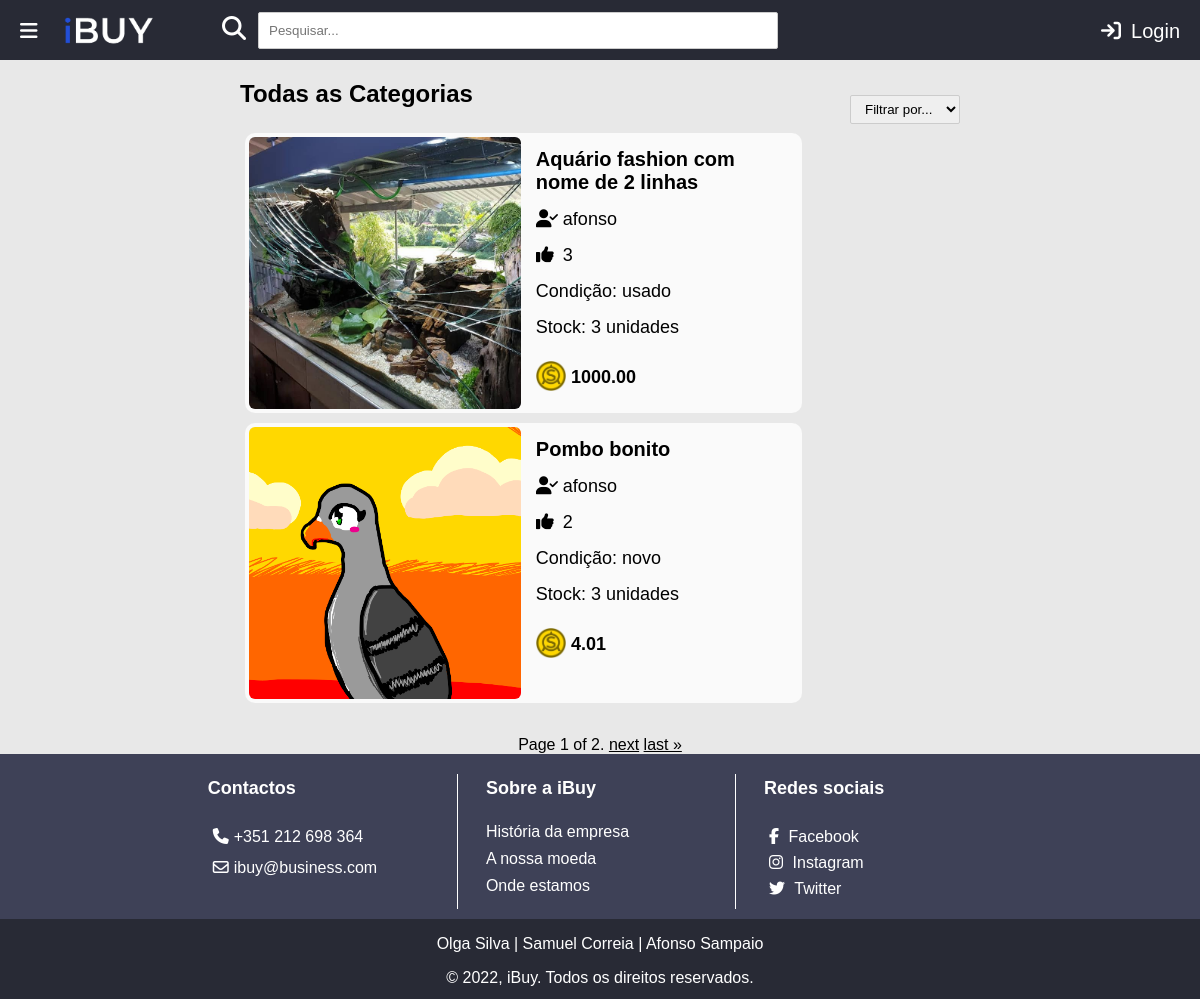
The app's page /ibuy/ with its own data.
### ibuy/models.py (models this page shows)
class Produto(models.Model):
    user = models.ForeignKey(User, on_delete=models.CASCADE, default="")
    likes = models.ManyToManyField(User, related_name='likes')
    nome = models.CharField(max_length=100)
    categoria = models.ForeignKey(Categoria, on_delete=models.CASCADE, default="", related_name="Categoria")
    quantidade = models.IntegerField(default=0)
    timestamp = models.DateTimeField(default=datetime.now, editable=False)
    descricao = models.TextField()  # mudar
    preco = models.DecimalField(
        max_digits=6,
        decimal_places=2,
        default=0.00,
    )
    imagem = models.CharField(max_length=100, default='produto.png')
    video_embed = models.CharField(max_length=1000, blank=True)
    NOVO = 'Novo'
    USADO = 'Usado'
    OPCOES_CONDICAO = (
        (NOVO, 'Novo'),
        (USADO, 'Usado'),
    )
    condicao = models.CharField(choices=OPCOES_CONDICAO, default=NOVO, max_length=100)
    def total_likes(self):
        return self.likes.count()

### ibuy/views.py (the view)
# urls.py: path('', views.index, name='index'),
def index(request):
    titulo = "Todas as Categorias"
    lista_produtos = Produto.objects.exclude(user_id=request.user.id)
    if request.method == 'GET':
        if request.GET.get('categoria', False) :
            categoria = request.GET['categoria']
            if categoria != "Tudo":
                titulo = "Categoria: " + categoria
                categoria_id = Categoria.objects.get(tipo = categoria).pk
                lista_produtos = Produto.objects.exclude(user_id=request.user.id).filter(categoria=categoria_id)
            else:
                titulo = "Todas as Categorias"
                lista_produtos = Produto.objects.exclude(user_id=request.user.id)
        elif request.GET.get('pesquisa', False):
            texto_pesquisa = request.GET['pesquisa']
            titulo = "Todos os resultados para: " + texto_pesquisa
            lista_produtos = Produto.objects.exclude(user_id=request.user.id).filter(nome__icontains=texto_pesquisa)
    lista_produtos = sorted(lista_produtos, key=lambda x: x.total_likes(), reverse=True)  # ordenar por likes
    lista_produtos = list(filter(lambda x: x.quantidade != 0, lista_produtos)) # remover produtos com 0 unidades
    if not lista_produtos:
        titulo = "Não existem produtos à venda"
    paginas = Paginator(lista_produtos, 2)
    page_number = request.GET.get('page')
    page_obj = paginas.get_page(page_number)
    context = {'lista_produtos': lista_produtos, 'titulo': titulo,
                   'page_obj':page_obj
                   }
    return render(request, 'ibuy/index.html', context)

### ibuy/templates/ibuy/index.html (shortened to what this page needs)
<!DOCTYPE html>
<html lang="en">
<head>
    {% load static %}
    <link rel="stylesheet" type="text/css" href="{% static 'ibuy/style.css' %}"/>
</head>
<body>
<section class="page-wrap">
    <header>
        <section class="open-sidebar-btn">
            <a href="#" id="menu-btn">
                <i class="fa fa-bars" aria-hidden="true"></i>
            </a>
        </section>
        <section class="logo">
            <a href="{% url 'ibuy:index' %}"><img src="{% static 'ibuy/images/LOGO-IBUY-White-Trans.gif' %}"
                                                  alt="Logo iBuy" height="50"></a>
        </section>
        <section class="search">
            <i id="search-symbol" class="fa-solid fa-magnifying-glass fa-xl"></i>
            <form method="get" id="search-form" action="{% url 'ibuy:index' %}">
                <input id="search-text" name="pesquisa" type="text" placeholder="Pesquisar...">
            </form>
        </section>
        <section class="header-btns">
            {% if request.user.is_authenticated %}
            <a href="{% url 'ibuy:logoutview' %}" class="header-btns-link"><i class="fa-solid fa-arrow-right-from-bracket" id="logout-btn"></i>Logout</a>
            <a href="{% url 'ibuy:perfil' request.user.id %}" class="header-btns-link"><i class="fa-solid fa-user"></i>Perfil</a>
            {% else %}
            <a href="{% url 'ibuy:loginuser' %}" class="header-btns-link"><i class="fa-solid fa-arrow-right-to-bracket"></i>Login</a>
            {% endif %}
        </section>
    </header>
    <section class="content-wrap">
        {% block content %}
        <section class="filter">
            <form method="get" id="filter-form">
                <select id="categoria" name="categoria" onchange="this.form.submit()">
                    <option value="" selected disabled hidden>Filtrar por...</option>
                </select>
            </form>
        </section>
        <h2>{{ titulo }}</h2>
        {% for produto in page_obj.object_list %}
            <section style="cursor: pointer;" class="object-wrap" onclick='location.href="produto/{{produto.id}}";' id="{{ produto.id }}">
                <section class="object-img">
                    <img src="{% static 'media/images/produto/' %}{{ produto.imagem }}" alt="Produto"
                             id="img-object">
                </section>
                <section class="object-details-wrap">
                    <section class="object-name">
                        <a href="{% url 'ibuy:produto' produto.id %}">
                            {{ produto.nome }}
                        </a>
                    </section>
                    <section class="object-username">
                        <a href="{% url 'ibuy:perfil' produto.user.id %}">
                            <i class="fa-solid fa-user-check"></i>{{ produto.user.username }}
                        </a>
                    </section>
                    <section class="object-detail-one"><i class="fa-solid fa-thumbs-up"></i>{{ produto.total_likes }}
                    </section>
                    <section class="object-detail-two">Condição: {{ produto.condicao }}
                    </section>
                    <section class="object-detail-three">Stock: {{ produto.quantidade }} unidade{{ produto.quantidade|pluralize }}
                    </section>
                    <section class="object-detail-four"><img src="{% static 'ibuy/images/coin.png' %}"
                                                             alt="Moeda do website" width="30" height="30">  {{ produto.preco }}
                    </section>
                </section>
            </section>
        {% endfor %}
        <br><br>
        <section class="pagination">
            <span class="step-links">
                <span class="current">
                    Page {{ page_obj.number }} of {{ page_obj.paginator.num_pages }}.
                </span>
                {% if page_obj.has_next %}
                    <a href="?page={{ page_obj.next_page_number }}">next</a>
                    <a href="?page={{ page_obj.paginator.num_pages }}">last &raquo;</a>
                {% endif %}
            </span>
        </section>
        {% endblock %}
    </section>
    <footer>
        <section class="upper-footer-wrap">
            <section class="upper-footer-wrap-content">
                <section class="upper-footer-wrap-left">
                    <section class="upper-footer-wrap-left-text">
                        <h4>Contactos</h4>
                        <p><i class="fa-solid fa-phone"></i>+351 212 698 364</p>
                        <p><i class="fa-regular fa-envelope"></i>ibuy@business.com</p>
                    </section>
                </section>
                <section class="upper-footer-wrap-mid">
                    <section class="upper-footer-wrap-mid-text">
                        <h4>Sobre a iBuy</h4>
                        <p><a href="{% url 'ibuy:historiaempresa' %}">História da empresa</a></p>
                        <p><a href="{% url 'ibuy:nossamoeda' %}">A nossa moeda</a></p>
                        <p><a href="{% url 'ibuy:ondeestamos' %}">Onde estamos</a></p>
                    </section>
                </section>
                <section class="upper-footer-wrap-right">
                    <section class="upper-footer-wrap-right-text">
                        <h4>Redes sociais</h4>
                        <a href="https://m.facebook.com/samco2k?_rdr" target="_blank"><i
                                class="fa-brands fa-facebook-f"></i> Facebook</a><br>
                        <a href="https://www.instagram.com/opombosilva/" target="_blank"><i
                                class="fa-brands fa-instagram"></i> Instagram</a><br>
                        <a href="https://twitter.com/uhfonso" target="_blank"><i class="fa-brands fa-twitter"></i>
                            Twitter</a><br>
                    </section>
                </section>
            </section>
        </section>
        <section class="lower-footer-wrap">
            <p>Olga Silva | Samuel Correia | Afonso Sampaio</p>
            <p>&copy; 2022, iBuy. Todos os direitos reservados.</p>
        </section>
    </footer>
</section>
</body>
</html>

### ibuy/static/ibuy/style.css (style rules this page uses)
html, body { font-family: sans-serif; margin: 0; padding: 0; background-color: #E8E8E8; overflow-x: hidden; }
.page-wrap { position: relative; min-height: 100vh; overflow: hidden; }
.content-wrap { width: 60%; padding-left: 20%; padding-right: 20%; padding-bottom: 245px; }
.object-wrap { width: 100%; max-width: 34.3em; border: 4px solid transparent; height: 17em; display: inline-block; border-radius: 10px; background-color: #fafafa; margin: 5px; }
.object-img { display: inline-block; }
.object-img img { width: 17em; height: 17em; object-fit: cover; border-radius: 6px; }
.object-wrap a { text-decoration: none; }
.object-details-wrap { overflow: hidden; margin-right: 4%; margin-top: 2%; width: 100%; max-width: 15em; max-height: 16em; height: 100%; display: inline-block; float: right; position: relative; }
.object-details-wrap i { width: 27px; }
footer .upper-footer-wrap, footer .lower-footer-wrap { width: 100%; position: absolute; color: white; }
footer h4 { font-weight: bold; font-size: 18px; }
.upper-footer-wrap { bottom: 80px; height: 160px; background-color: #3e4157; padding-bottom: 0.4%; }
.lower-footer-wrap { bottom: 0; height: 80px; background-color: #282A35; text-align: center; }
.upper-footer-wrap-content { width: 70%; padding-left: 15%; padding-right: 15%; height: 160px; margin: 0 auto; }
.upper-footer-wrap-content a:link { text-decoration: none; color: inherit; }
.upper-footer-wrap-left, .upper-footer-wrap-mid, .upper-footer-wrap-right { float:left; width: 33%; text-align: left; }
.upper-footer-wrap-left-text, .upper-footer-wrap-mid-text, .upper-footer-wrap-right-text { margin: 0 auto; padding-left: 10%; }
.upper-footer-wrap-mid-text p { margin: 0 0 9px; }
.upper-footer-wrap-left-text p { margin: 0 0 5px; }
.upper-footer-wrap i { padding: 5px; }
header { height: 60px; background-color: #282A35 !important; overflow: hidden; }
.open-sidebar-btn { float: left; margin: 20px; font-size: 20px; color: white !important; text-align: center; text-decoration: none; }
.open-sidebar-btn a { text-decoration: none; color: inherit; }
.header-btns-link { float: right; color: white !important; text-align: center; padding: 20px 20px; text-decoration: none; font-size: 20px; }
.header-btns i { padding-right: 10px; }
.header-btns { height: 60px; margin-top: 0; float: right; }
.logo a { padding-top: 6px; display: block; float: left; text-decoration: none; color: inherit; }
.filter { position: absolute; right: 20%; z-index: 1; }
#categoria { width: 100%; padding: 5px 10px; margin: 15px 0; border: 1px solid #ccc; border-radius: 2px; color: black; }
#search-text { width: 250%; padding: 10px 10px; margin:0; border: 1px solid #ccc; border-radius: 2px; }
#search-form { float: left; padding-top: 12px; }
#search-symbol { margin: 12px; padding-top: 16px; float: left; color: white; }
.search { margin-left: 17.5%; }
.object-name a { font-size: 20px; font-weight: bold; text-decoration: none; color: black; }
.object-name { padding-bottom: 0%; }
.object-username a { font-size: 18px; text-decoration: none; color: black; }
.object-detail-one { font-size: 18px; }
.object-detail-three { font-size: 18px; }
.object-detail-two { font-size: 18px; }
.object-detail-four { display: inline-block; font-size: 18px; font-weight: bold; width: 45%; }
.object-detail-four img { position: relative; top: 8px; }
.object-details-wrap section { margin-bottom: 15px; }
.pagination, .step-links { text-align: center; margin-top: 10px; color: black; }
.step-links a { color: inherit; }

### records on screen
Produto: imagem (picture), nome "Aquário fashion com nome de 2 linhas", user.username "afonso", total_likes "3", condicao "usado", quantidade "3", preco "1000.00"
Produto: imagem (picture), nome "Pombo bonito", user.username "afonso", total_likes "2", condicao "novo", quantidade "3", preco "4.01"

### other values on screen
{{ titulo }} "Todas as Categorias"
{{ page_obj.number }} "1"
{{ page_obj.paginator.num_pages }} "2"
